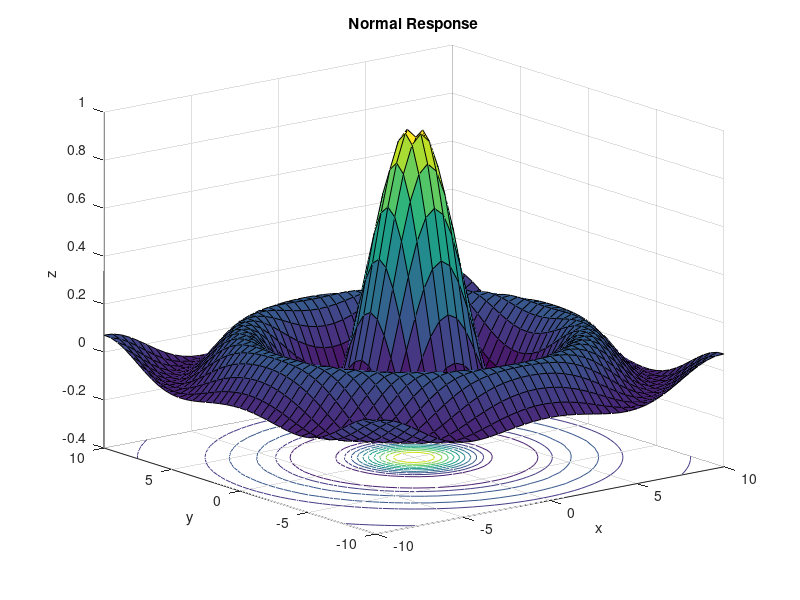

Here is the MATLAB script that generated this plot:
clear all
% Create a grid of x and y data
y = -10:0.5:10;
x = -10:0.5:10;
[X, Y] = meshgrid(x, y);
% Create the function values for Z = f(X,Y)
Z = sin(sqrt(X.^2+Y.^2)) ./ sqrt(X.^2+Y.^2);
% Create a surface contour plor using the surfc function
figure
surfc(X, Y, Z)
% Adjust the view angle
view(-38, 18)
% Add title and axis labels
title('Normal Response')
xlabel('x')
ylabel('y')
zlabel('z')